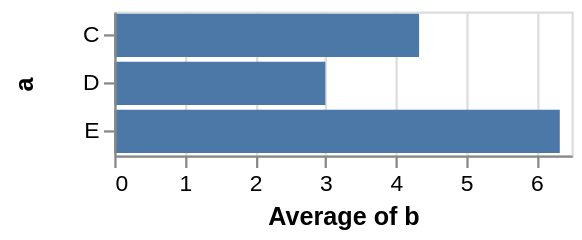

Write a Vega-Lite specification for this figure.
### Vega specification from a JSON file in a GitHub repository (floating-point values rounded to 4 significant figures)
{"$schema": "https://vega.github.io/schema/vega/v3.0.json", "autosize": "pad", "padding": 5, "width": 200, "style": "cell", "data": [{"name": "source_0", "values": [{"a": "C", "b": 2}, {"a": "C", "b": 7}, {"a": "C", "b": 4}, {"a": "D", "b": 1}, {"a": "D", "b": 2}, {"a": "D", "b": 6}, {"a": "E", "b": 8}, {"a": "E", "b": 4}, {"a": "E", "b": 7}]}, {"name": "data_0", "source": "source_0", "transform": [{"type": "formula", "expr": "toNumber(datum[\"b\"])", "as": "b"}, {"type": "aggregate", "groupby": ["a"], "ops": ["average"], "fields": ["b"], "as": ["average_b"]}]}], "signals": [{"name": "y_step", "value": 21}, {"name": "height", "update": "bandspace(domain('y').length, 0.1, 0.05) * y_step"}], "marks": [{"name": "marks", "type": "rect", "style": ["bar"], "from": {"data": "data_0"}, "encode": {"update": {"fill": {"value": "#4c78a8"}, "x": {"scale": "x", "field": "average_b"}, "x2": {"scale": "x", "value": 0}, "y": {"scale": "y", "field": "a"}, "height": {"scale": "y", "band": true}}}}], "scales": [{"name": "x", "type": "linear", "domain": {"data": "data_0", "field": "average_b"}, "range": [0, {"signal": "width"}], "nice": true, "zero": true}, {"name": "y", "type": "band", "domain": {"data": "data_0", "field": "a", "sort": true}, "range": {"step": {"signal": "y_step"}}, "paddingInner": 0.1, "paddingOuter": 0.05}], "axes": [{"scale": "x", "orient": "bottom", "title": "Average of b", "labelFlush": true, "labelOverlap": true, "tickCount": {"signal": "ceil(width/40)"}, "zindex": 1}, {"scale": "x", "orient": "bottom", "grid": true, "tickCount": {"signal": "ceil(width/40)"}, "gridScale": "y", "domain": false, "labels": false, "maxExtent": 0, "minExtent": 0, "ticks": false, "zindex": 0}, {"scale": "y", "orient": "left", "title": "a", "zindex": 1}], "config": {"axisY": {"minExtent": 30}}}
